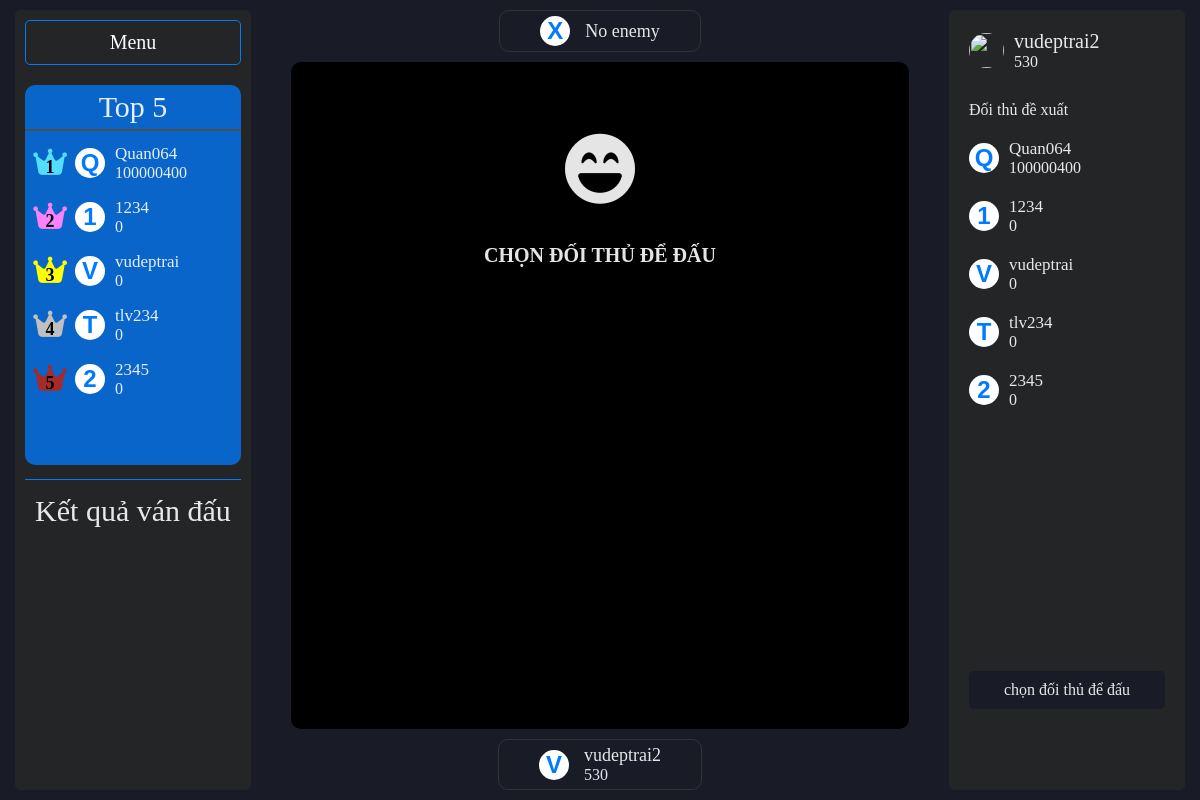
The page /bot_bot (signed in) on the database its author committed.
### main.py (models this page shows)
class User(db.Model, UserMixin):
    username:str
    elo:str
    fightable:bool
    id = db.Column(db.Integer, primary_key=True)
    username = db.Column(db.String(20), unique=True, nullable=False)
    password = db.Column(db.String(80), nullable=False)
    elo = db.Column(db.Integer)
    fightable = db.Column(db.Boolean)

### main.py (the view)
@app.route('/bot_bot')
@login_required
@session_required
def bot_bot():
    users = [(i.username, i.elo) for i in User.query.filter(User.username != current_user.username, User.fightable == True).order_by(User.elo.desc()).limit(10).all()]
    rank_board = [(i.username, i.elo) for i in User.query.filter(User.fightable == True).order_by(User.elo.desc()).limit(5).all()]
    return render_template('bot_bot.html', users = users, rank_board = rank_board)

### main.py (called while the page is built)
@login_manager.user_loader
def load_user(user_id):
    return User.query.get(int(user_id))

def checkSession():
    if 'secret_key' in session:
        user = User.query.where(User.username == session['username']).first()
        login_user(user)
    else:
        if current_user:
            logout_user()
        return redirect(url_for('login'))

def session_required(f):
    @wraps(f)
    def decorated_function(*args, **kwargs):
        checkSession()
        return f(*args, **kwargs)
    return decorated_function

### templates/bot_bot.html (shortened to what this page needs)
<!DOCTYPE html>
<html lang="en">
<head>
    <link rel="stylesheet" href="../static/css/style.css">
    <link rel="stylesheet" href="../static/css/bot_bot.css">
    <link rel="stylesheet" href="../static/css/animation.css">
    <link rel="stylesheet" href="https://cdnjs.cloudflare.com/ajax/libs/font-awesome/6.5.1/css/all.min.css">
</head>
<body>
    <div class="container">
        <div class="side_bar-left">
            <a href="{{ url_for('menu') }}" class="menu_btn">Menu</a>
            <ul class="rank_board_list">
                <div class="rank_board_header">Top 5</div>
                {% for i in rank_board %}
                    <li class="warrior" data-name={{i[0]}} data-elo={{i[1]}}>
                        <div class="warrior_rank">
                            <i class="fa-solid fa-crown crown"></i>
                            <div class="rank">1</div>
                        </div>
                        <div class="warrior-avatar"><p>{{i[0][0].upper()}}</p></div>
                        <div class="warrior-info">
                            <div class="warrior-info--name">{{i[0]}}</div>
                            <div class="warrior-info--elo">{{i[1]}}</div>
                        </div>
                    </li>
                {% endfor %}
            </ul>
            <div class="info_header">Kết quả ván đấu</div>
        </div>
        <div class="content">
            <div class="enemy">
                <div class="enemy_ava">X</div>
                <div class="enemy_info">
                    <div class="enemy-name">No enemy</div>
                </div>
            </div>
            <div class="fight_screen">
                <div class="fight_screen-standby">
                    <i class="fa-solid fa-face-laugh-beam"></i>
                    CHỌN ĐỐI THỦ ĐỂ ĐẤU
                </div>
            </div>
            <div class="user">
                <div class="user_ava">{{current_user.username[0].upper()}}</div>
                <div class="user_info">
                    <div class="user-name">{{current_user.username}}</div>
                    <div class="user-elo">{{current_user.elo}}</div>
                </div>
            </div>
        </div>
        <div class="side_bar">
            <div class="side_bar-header">
                <img src="https://static.vecteezy.com/system/resources/thumbnails/003/682/252/small/pink-blue-v-alphabet-letter-logo-icon-design-with-swoosh-for-business-and-company-vector.jpg" class="user-avatar"></img>
                <div class="user-info">
                    <div class="user-info--name">{{current_user.username}}</div>
                    <div class="user-info--elo">{{current_user.elo}}</div>
                </div>
            </div>
            <div class="side_bar-content">Đối thủ đề xuất</div>
            <ul class="side_bar-player-list">
                {% for i in users %}
                    <li class="player" data-name={{i[0]}} data-elo={{i[1]}}>
                        <div class="player-avatar"><p>{{i[0][0].upper()}}</p></div>
                        <div class="player-info">
                        <div class="player-info--name">{{i[0]}}</div>
                        <div class="player-info--elo">{{i[1]}}</div>
                        </div>
                    </li>
                {% endfor %}
            </ul>
            <div class="fight_btn">chọn đối thủ để đấu</div>
        </div>
    </div>
</body>
</html>

### static/css/style.css (style rules this page uses)
:root { --primary-color: #121212; --secondary-color: #1E1E1E; --text-primary: #000; --text-secondary: #333; }
* { margin: 0; padding: 0px; border: 0; font-size: 100%; list-style: none; box-sizing: border-box; }

### static/css/bot_bot.css (style rules this page uses)
body { height: 100vh; max-height: 100vh; background-color: #191B26; color: rgba(255, 255, 255, 0.898); }
.container { display: flex; height: 100%; padding: 10px; }
.menu_btn { display: block; text-decoration: none; color: #fff; font-size: 20px; padding: 10px 40px; margin-bottom: 20px; border: 1px solid #007BFF; border-radius: 5px; text-align: center; cursor: pointer; transition: all .2s linear; }
.side_bar-left { margin: 0 40px 0 5px; width: 20%; height: 100%; background-color: #242527; padding: 10px 10px; border-radius: 5px; }
.rank_board_list { height: 50%; overflow-y: scroll; background-color: #007bffc0; border-radius: 10px; }
.rank_board_header { text-align: center; font-size: 30px; padding: 5px 0; border-bottom: 2px solid #4f4e4e; margin-bottom: 5px; }
.warrior { display: flex; align-items: center; padding: 8px 10px; cursor: pointer; user-select: none; border-radius: 10px; }
.warrior_rank { display: flex; align-items:end; justify-content: center; margin: 0 5px auto 0; width: 30px; height: 30px; position: relative; }
.crown { position: absolute; color: yellow; font-size: 30px; top: 50%; left: 50%; transform: translate(-50%, -40%); }
.rank { position: absolute; font-size: 16px; color: #000; font-weight: bold; font-size: 18px; top: 50%; left: 50%; transform: translate(-50%, -10%); }
.warrior-avatar { font-family: Arial, Helvetica, sans-serif; display: flex; align-items: center; justify-content: center; width: 30px; height: 30px; border-radius: 50%; margin-right: 10px; margin-left: 5px; background-color: #fff; color: #007BFF; font-size: 24px; font-weight: bold; }
.warrior-info--name { font-size: 17px; }
.info_header { font-size: 30px; padding-top: 14px; margin-top: 14px; border-top: 1px solid #007BFF; text-align: center; }
.content { flex: 1; display: flex; flex-direction: column; justify-content: space-between; align-items: center; height: 100%; margin: auto 40px auto auto; }
.user, .enemy { display: flex; align-items: center; margin: 0 0 10px 0; padding: 5px 40px; border-radius: 10px; border: 1px solid #333; transition: all .5s linear; }
.user { margin: 10px 0 0 0; }
.user_ava, .enemy_ava { font-family: Arial, Helvetica, sans-serif; display: flex; align-items: center; justify-content: center; width: 30px; height: 30px; border-radius: 50%; margin-right: 15px; background-color: #fff; color: #007BFF; font-size: 24px; font-weight: bold; }
.user-name, .enemy-name { font-size: 18px; }
.user-elo, .enemy-elo { font-size: 16px; }
.fight_screen { display: flex; flex: 1; text-align: center; padding: 10px 0; border-radius: 10px; background-color: #000; height: 80%; width: 100%; }
.fight_screen-standby { margin: 10% auto auto auto; display: flex; flex-direction: column; font-size: 20px; font-weight: bold; }
.fight_screen-standby i { font-size: 70px; margin-bottom: 40px; }
.side_bar { margin: 0 5px 0 0; width: 20%; height: 100%; background-color: #242527; padding: 10px 10px; border-radius: 5px; }
.side_bar-header { display: flex; align-items: center; margin-bottom: 20px; padding: 5px 10px; }
.user-avatar { width: 35px; height: 35px; border-radius: 50%; }
.user-info { padding: 5px 10px; }
.user-info--name { font-size: 20px; }
.side_bar-content { margin-left: 10px; }
.side_bar-player-list { margin: 10px 0; height: 70%; overflow-y: scroll; }
.player { display: flex; align-items: center; padding: 10px 10px; cursor: pointer; user-select: none; border-radius: 10px; }
.player-avatar { font-family: Arial, Helvetica, sans-serif; display: flex; align-items: center; justify-content: center; width: 30px; height: 30px; border-radius: 50%; margin-right: 10px; background-color: #fff; color: #007BFF; font-size: 24px; font-weight: bold; }
.player-info--name { font-size: 17px; }
.fight_btn { padding: 10px 30px; margin: 10px 10px; display: flex; justify-content: center; background-color: #191B26; border-radius: 5px; cursor: pointer; user-select: none; transition: all .2s linear; }

### rows shown on the page
User: username "Q", username "Quan064", elo "100000400"
User: username "1", username "1234", elo "0"
User: username "V", username "vudeptrai", elo "0"
User: username "T", username "tlv234", elo "0"
User: username "2", username "2345", elo "0"
User: username "V", username "vudeptrai2", elo "530"
